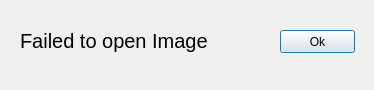
<?xml version="1.0" encoding="UTF-8"?>
<ui version="4.0">
 <class>Dialog</class>
 <widget class="QDialog" name="Dialog">
  <property name="geometry">
   <rect>
    <x>0</x>
    <y>0</y>
    <width>374</width>
    <height>90</height>
   </rect>
  </property>
  <property name="windowTitle">
   <string>Dialog</string>
  </property>
  <widget class="QPushButton" name="ok">
   <property name="geometry">
    <rect>
     <x>280</x>
     <y>30</y>
     <width>75</width>
     <height>23</height>
    </rect>
   </property>
   <property name="text">
    <string>Ok</string>
   </property>
  </widget>
  <widget class="QLabel" name="label">
   <property name="geometry">
    <rect>
     <x>20</x>
     <y>20</y>
     <width>241</width>
     <height>41</height>
    </rect>
   </property>
   <property name="styleSheet">
    <string notr="true">font: 'JUST Sans';
font-size: 20px;</string>
   </property>
   <property name="text">
    <string>Failed to open Image</string>
   </property>
  </widget>
 </widget>
 <resources/>
 <connections/>
</ui>
